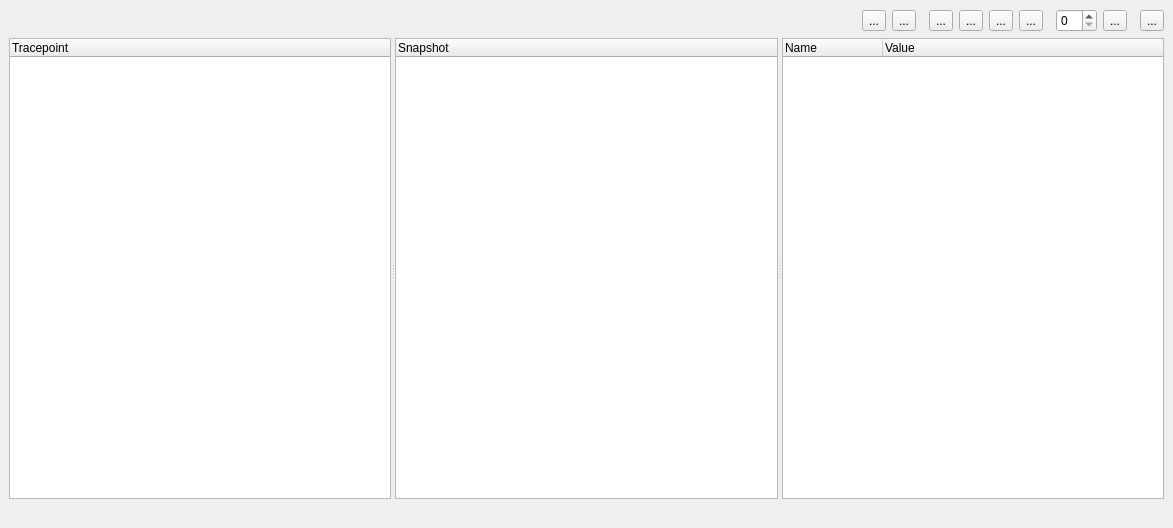
<?xml version="1.0" encoding="UTF-8"?>
<ui version="4.0">
 <class>SeerTracepointOutputBrowserWidgetForm</class>
 <widget class="QWidget" name="SeerTracepointOutputBrowserWidgetForm">
  <property name="geometry">
   <rect>
    <x>0</x>
    <y>0</y>
    <width>1173</width>
    <height>528</height>
   </rect>
  </property>
  <property name="windowTitle">
   <string>Seer - Tracepoint Output</string>
  </property>
  <layout class="QVBoxLayout" name="verticalLayout">
   <property name="leftMargin">
    <number>9</number>
   </property>
   <property name="topMargin">
    <number>9</number>
   </property>
   <property name="rightMargin">
    <number>9</number>
   </property>
   <property name="bottomMargin">
    <number>9</number>
   </property>
   <item>
    <layout class="QHBoxLayout" name="headerLayout">
     <item>
      <widget class="QLabel" name="tracepointLabel">
       <property name="sizePolicy">
        <sizepolicy hsizetype="Expanding" vsizetype="Preferred">
         <horstretch>0</horstretch>
         <verstretch>0</verstretch>
        </sizepolicy>
       </property>
       <property name="wordWrap">
        <bool>true</bool>
       </property>
      </widget>
     </item>
     <item>
      <widget class="QToolButton" name="liveToolButton">
       <property name="toolTip">
        <string>Return to the live program.</string>
       </property>
       <property name="text">
        <string>...</string>
       </property>
       <property name="icon">
        <iconset resource="resource.qrc">
         <normaloff>:/seer/resources/RelaxLightIcons/debug-run.svg</normaloff>:/seer/resources/RelaxLightIcons/debug-run.svg</iconset>
       </property>
      </widget>
     </item>
     <item>
      <widget class="QToolButton" name="loadAllToolButton">
       <property name="toolTip">
        <string>Find all of the snapshots of this tracepoint. Can be slow if there are thousands.</string>
       </property>
       <property name="text">
        <string>...</string>
       </property>
       <property name="icon">
        <iconset resource="resource.qrc">
         <normaloff>:/seer/resources/RelaxLightIcons/edit-find.svg</normaloff>:/seer/resources/RelaxLightIcons/edit-find.svg</iconset>
       </property>
      </widget>
     </item>
     <item>
      <spacer name="horizontalSpacer_3">
       <property name="orientation">
        <enum>Qt::Horizontal</enum>
       </property>
       <property name="sizeType">
        <enum>QSizePolicy::Fixed</enum>
       </property>
       <property name="sizeHint" stdset="0">
        <size>
         <width>7</width>
         <height>20</height>
        </size>
       </property>
      </spacer>
     </item>
     <item>
      <widget class="QToolButton" name="firstToolButton">
       <property name="toolTip">
        <string>First snapshot of this tracepoint.</string>
       </property>
       <property name="text">
        <string>...</string>
       </property>
       <property name="icon">
        <iconset resource="resource.qrc">
         <normaloff>:/seer/resources/RelaxLightIcons/go-first.svg</normaloff>:/seer/resources/RelaxLightIcons/go-first.svg</iconset>
       </property>
      </widget>
     </item>
     <item>
      <widget class="QToolButton" name="previousToolButton">
       <property name="toolTip">
        <string>Previous snapshot of this tracepoint.</string>
       </property>
       <property name="text">
        <string>...</string>
       </property>
       <property name="icon">
        <iconset resource="resource.qrc">
         <normaloff>:/seer/resources/RelaxLightIcons/go-previous.svg</normaloff>:/seer/resources/RelaxLightIcons/go-previous.svg</iconset>
       </property>
      </widget>
     </item>
     <item>
      <widget class="QToolButton" name="nextToolButton">
       <property name="toolTip">
        <string>Next snapshot of this tracepoint.</string>
       </property>
       <property name="text">
        <string>...</string>
       </property>
       <property name="icon">
        <iconset resource="resource.qrc">
         <normaloff>:/seer/resources/RelaxLightIcons/go-next.svg</normaloff>:/seer/resources/RelaxLightIcons/go-next.svg</iconset>
       </property>
      </widget>
     </item>
     <item>
      <widget class="QToolButton" name="lastToolButton">
       <property name="toolTip">
        <string>Last snapshot of this tracepoint.</string>
       </property>
       <property name="text">
        <string>...</string>
       </property>
       <property name="icon">
        <iconset resource="resource.qrc">
         <normaloff>:/seer/resources/RelaxLightIcons/go-last.svg</normaloff>:/seer/resources/RelaxLightIcons/go-last.svg</iconset>
       </property>
      </widget>
     </item>
     <item>
      <spacer name="horizontalSpacer_2">
       <property name="orientation">
        <enum>Qt::Horizontal</enum>
       </property>
       <property name="sizeType">
        <enum>QSizePolicy::Fixed</enum>
       </property>
       <property name="sizeHint" stdset="0">
        <size>
         <width>7</width>
         <height>20</height>
        </size>
       </property>
      </spacer>
     </item>
     <item>
      <widget class="QSpinBox" name="frameSpinBox">
       <property name="toolTip">
        <string>Snapshot number to go to. Can be from any tracepoint.</string>
       </property>
      </widget>
     </item>
     <item>
      <widget class="QToolButton" name="goToolButton">
       <property name="toolTip">
        <string>Go to the snapshot number.</string>
       </property>
       <property name="text">
        <string>...</string>
       </property>
       <property name="icon">
        <iconset resource="resource.qrc">
         <normaloff>:/seer/resources/RelaxLightIcons/debug-execute-to-cursor.svg</normaloff>:/seer/resources/RelaxLightIcons/debug-execute-to-cursor.svg</iconset>
       </property>
      </widget>
     </item>
     <item>
      <spacer name="horizontalSpacer">
       <property name="orientation">
        <enum>Qt::Horizontal</enum>
       </property>
       <property name="sizeType">
        <enum>QSizePolicy::Fixed</enum>
       </property>
       <property name="sizeHint" stdset="0">
        <size>
         <width>7</width>
         <height>20</height>
        </size>
       </property>
      </spacer>
     </item>
     <item>
      <widget class="QToolButton" name="helpToolButton">
       <property name="toolTip">
        <string>Help about Tracepoints.</string>
       </property>
       <property name="text">
        <string>...</string>
       </property>
       <property name="icon">
        <iconset resource="resource.qrc">
         <normaloff>:/seer/resources/RelaxLightIcons/help-about.svg</normaloff>:/seer/resources/RelaxLightIcons/help-about.svg</iconset>
       </property>
      </widget>
     </item>
    </layout>
   </item>
   <item>
    <widget class="QSplitter" name="splitter">
     <property name="sizePolicy">
      <sizepolicy hsizetype="Expanding" vsizetype="Expanding">
       <horstretch>0</horstretch>
       <verstretch>1</verstretch>
      </sizepolicy>
     </property>
     <property name="orientation">
      <enum>Qt::Horizontal</enum>
     </property>
     <property name="childrenCollapsible">
      <bool>false</bool>
     </property>
     <widget class="QTreeWidget" name="tracepointsTreeWidget">
      <property name="toolTip">
       <string>Select the tracepoint to look at.</string>
      </property>
      <property name="rootIsDecorated">
       <bool>false</bool>
      </property>
      <property name="columnCount">
       <number>1</number>
      </property>
      <column>
       <property name="text">
        <string>Tracepoint</string>
       </property>
      </column>
     </widget>
     <widget class="QWidget" name="snapshotsPane">
      <layout class="QVBoxLayout" name="snapshotsLayout">
       <item>
        <widget class="QTreeWidget" name="snapshotsTreeWidget">
         <property name="rootIsDecorated">
          <bool>false</bool>
         </property>
         <property name="columnCount">
          <number>1</number>
         </property>
         <column>
          <property name="text">
           <string>Snapshot</string>
          </property>
         </column>
        </widget>
       </item>
      </layout>
     </widget>
     <widget class="QTreeWidget" name="collectedTreeWidget">
      <property name="columnCount">
       <number>2</number>
      </property>
      <column>
       <property name="text">
        <string>Name</string>
       </property>
      </column>
      <column>
       <property name="text">
        <string>Value</string>
       </property>
      </column>
     </widget>
    </widget>
   </item>
   <item>
    <layout class="QHBoxLayout" name="statusLayout">
     <item>
      <widget class="QLabel" name="statusLabel">
       <property name="sizePolicy">
        <sizepolicy hsizetype="Expanding" vsizetype="Preferred">
         <horstretch>0</horstretch>
         <verstretch>0</verstretch>
        </sizepolicy>
       </property>
       <property name="wordWrap">
        <bool>true</bool>
       </property>
      </widget>
     </item>
     <item>
      <widget class="QLabel" name="viewingLabel"/>
     </item>
    </layout>
   </item>
  </layout>
 </widget>
 <resources>
  <include location="resource.qrc"/>
 </resources>
 <connections/>
</ui>
